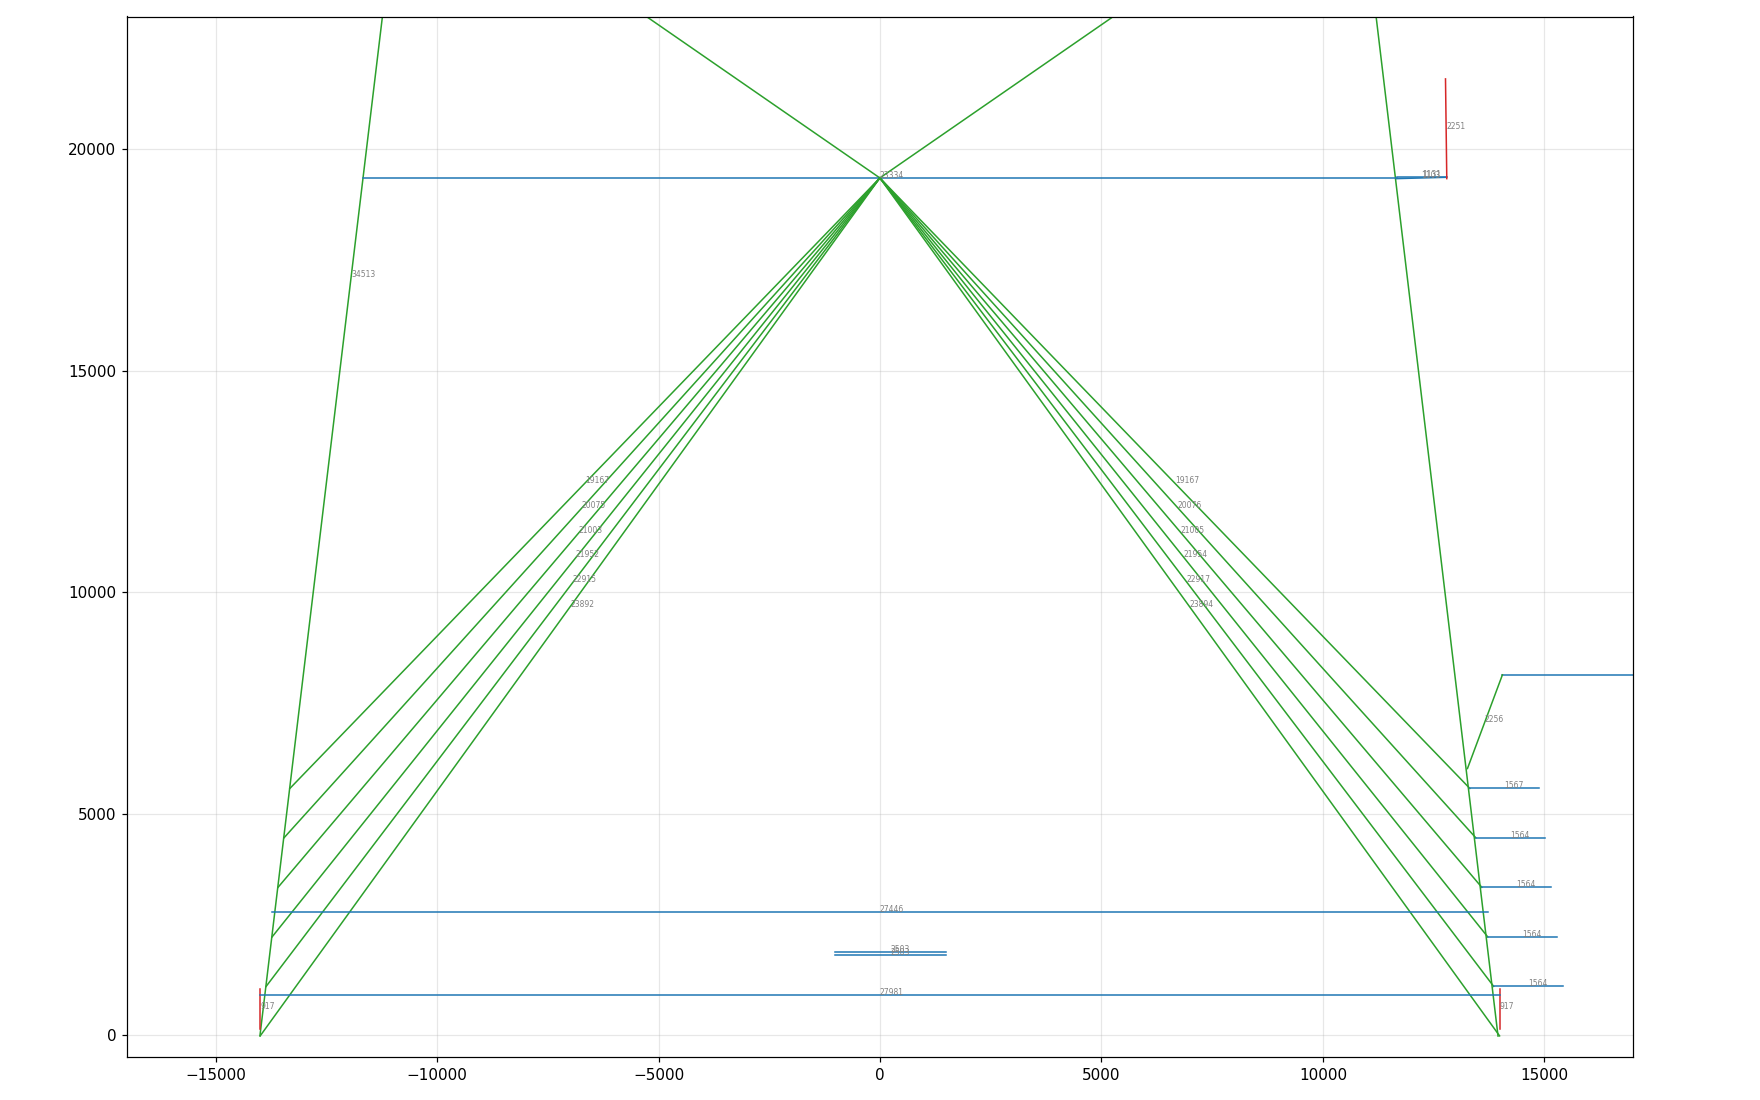

Reproduce this figure in Python.
# -*- coding: utf-8 -*-
"""001 底部 z<22000 放大渲染"""
import sys, json, math
sys.stdout.reconfigure(encoding='utf-8', errors='replace')
import matplotlib
matplotlib.use('Agg')
import matplotlib.pyplot as plt

axes = json.load(open('demo/axes001_full.json', encoding='utf-8'))
fig, ax = plt.subplots(figsize=(16, 10))
for a in axes:
    if min(a['a'][1], a['b'][1]) > 23000: continue
    if a['ang'] < 2 or a['ang'] > 178:
        c = 'tab:blue'
    elif 85 < a['ang'] < 95:
        c = 'tab:red'
    else:
        c = 'tab:green'
    ax.plot([a['a'][0], a['b'][0]], [a['a'][1], a['b'][1]], color=c, lw=1.0)
    ax.annotate(f"{a['ext']:.0f}", xy=((a['a'][0]+a['b'][0])/2, (a['a'][1]+a['b'][1])/2), fontsize=5, color='gray')
ax.set_xlim(-17000, 17000); ax.set_ylim(-500, 23000)
ax.set_aspect('equal'); ax.grid(True, alpha=0.3)
plt.tight_layout(); plt.savefig('demo/probe_001_bottom.png', dpi=110)
print('saved')
